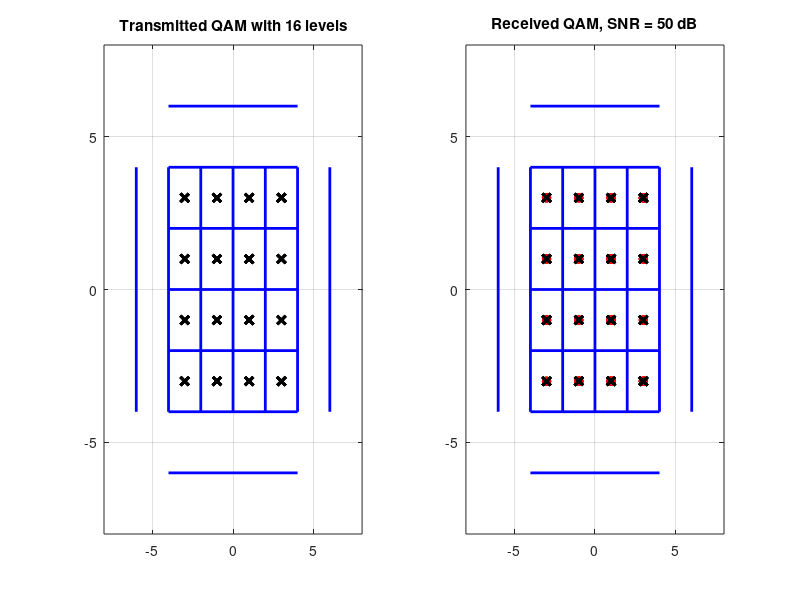

Source code (MATLAB):
close all; clear all; clc; 
pkg load signal;

% Number of bits to transmit
N = 512; 

% QAM modulation level
QAM_level = 16; 

% SNR step (for annimation)
snr_step=1; 

% Min/Max SNR values
snr_mim=0;
snr_lim=50;

% QAM modulation level
tx_bits = randi([0 1], N, 1);

% Calculate bits per symbol
bits_per_symbol = log2(QAM_level); 

% Convert bits to symbols
xsym = bi2de(reshape(tx_bits, bits_per_symbol, length(tx_bits)/bits_per_symbol).', 'left-msb'); 

% Modulate symbols to QAM signal
Tx_x = qammod(xsym, QAM_level);

% Create a new figure window
figure(1); 
for SNR = snr_mim:snr_step/2:snr_lim % Iterate over SNR values
  
    % Add AWGN (Additive White Gaussian Noise) to the transmitted signal
    % This noise is added to simulate a real communication channel
    Rx_x = awgn(Tx_x, SNR); 

    % Plot transmitted QAM signal
    subplot(1,2,1); 
    plot(real(Tx_x), imag(Tx_x), 'kx', 'MarkerFaceColor', 'r', 'LineWidth', 2);
    grid on;
    axis([-QAM_level/2 QAM_level/2 -QAM_level/2 QAM_level/2]);
    title(sprintf('Transmitted QAM with %d levels', QAM_level));

    % Draw lines to divide the QAM signal area into squares
    hold on;
    for i = -QAM_level/2+2:2:QAM_level/2-2
        plot([-QAM_level/4, QAM_level/4], [i, i], 'b', 'LineWidth', 2); 
        plot([i, i], [-QAM_level/4, QAM_level/4], 'b', 'LineWidth', 2);
    end
    hold off;

    subplot(1,2,2); 
    plot(real(Rx_x), imag(Rx_x), 'ro', 'MarkerFaceColor', 'r');
    grid on;
    axis([-QAM_level/2 QAM_level/2 -QAM_level/2 QAM_level/2]);
    title(sprintf('Received QAM, SNR = %d dB', SNR));
    hold on;
        plot(real(Tx_x), imag(Tx_x), 'kx', 'MarkerFaceColor', 'r', 'LineWidth', 2);
    hold off;

    % Draw lines to divide the received QAM signal area into squares
    hold on;
    for i = -QAM_level/2+2:2:QAM_level/2-2
        plot([-QAM_level/4, QAM_level/4], [i, i], 'b', 'LineWidth', 2); 
        plot([i, i], [-QAM_level/4, QAM_level/4], 'b', 'LineWidth', 2);
    end
    hold off;

    pause(1); % Pause for 1 second
end
